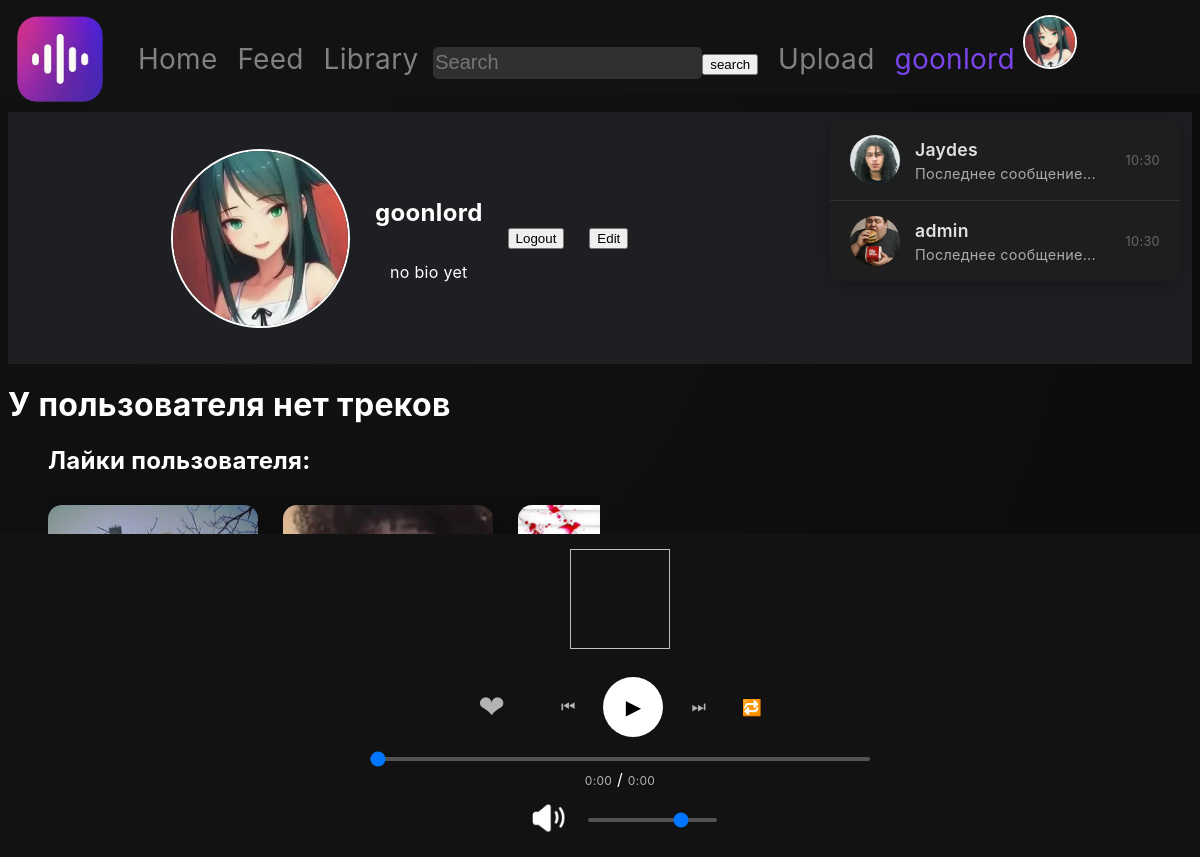
The app's page /profile/goonlord (signed in) with its own data.
### Users/models.py (models this page shows, shortened)
class CustomUser(AbstractUser):
    username = models.CharField(max_length=20, unique=True)
    avatar = models.ImageField(upload_to="images/user_avatars", default="images/user_avatars/noavatar.png")
    bio = models.TextField(max_length=50, blank=True)

### WaveBox/models.py (models this page shows, shortened)
class Chat(models.Model):
    user1 = models.ForeignKey(settings.AUTH_USER_MODEL, on_delete=models.CASCADE, related_name='chats_as_user1')
    user2 = models.ForeignKey(settings.AUTH_USER_MODEL, on_delete=models.CASCADE, related_name='chats_as_user2')
    class Meta:
        unique_together = ['user1', 'user2']

### WaveBox/views.py (the view)
# urls.py: path("profile/<str:username>", profile, name="profile"),
@login_required
def profile(request, username):
    user = get_object_or_404(CustomUser, username=request.user.username)
    if request.method == "POST":
        form = AvatarChangingForm(request.POST, request.FILES, instance=user)
        if form.is_valid():
            form.save()
            return redirect(f"/profile/{request.user.username}")
    form = AvatarChangingForm(initial={"bio": user.bio})
    user = CustomUser.objects.get(username=username)
    user_tracks = Track.objects.filter(author=user.username)
    user_liked_tracks = Track.objects.filter(liked_by=user)
    if username == request.user.username:
        user_chats = Chat.objects.filter(
            Q(user1=request.user) | Q(user2=request.user)
        ).select_related('user1', 'user2')
    else:
        user_chats = None
    return render(request, "profile.html", {"user": user, "form": form, "user_tracks": user_tracks, "user_liked_tracks": user_liked_tracks, "user_chats": user_chats})

### WaveBox/forms.py (shortened to what this page needs)
class AvatarChangingForm(forms.ModelForm):
    class Meta:
        model = CustomUser
        fields = ("avatar", "bio",)

### WaveBox/models.py (called while the page is built)
    def like_count(self):
        return self.liked_by.count()

### templates/profile.html (shortened to what this page needs)
{% extends 'base.html' %}
{% load static %}
{% block head %}
      <link rel="stylesheet" href="{% static 'MainApp/css/profile.css' %}">
    <link rel="stylesheet" href="{% static "MainApp/css/gradient.css" %}">
{% endblock %}
{% block body %}
    <div class="user-data">
        <img class="user-avatar" width="700" height="700" src="{% if user.avatar %}{{ user.avatar.url }}{% else %}/media/images/user_avatars/noavatar.png{% endif %}">
    <div class="username-and-bio">
        <h2>{{ user.username }}</h2>
        <p class="bio">{% if user.bio %}{{ user.bio }}{% else %}no bio yet{% endif %}</p>
    </div>
        {% if user.username == request.user.username %}
        <a href="/logout"><button>Logout</button></a>
        <button onclick="editFormVisible()">Edit</button>
            {% else %}
            <a href="/chat/{{ user.username }}"><button>Chat</button></a>
        {% endif %}
<div class="chats-list">
    {% for c in user_chats %}
        <div class="chat-item">
            <div class="chat-avatar">
                {% if c.user1 == request.user %}
                    <img src="{{ c.user2.avatar.url }}" alt="{{ c.user2.username }}">
                {% else %}
                    <img src="{{ c.user1.avatar.url }}" alt="{{ c.user1.username }}">
                {% endif %}
            </div>
            <div class="chat-info">
                {% if c.user1 == request.user %}
                    <a href="/chat/{{ c.user2.username }}" class="chat-link">{{ c.user2.username }}</a>
                {% else %}
                    <a href="/chat/{{ c.user1.username }}" class="chat-link">{{ c.user1.username }}</a>
                {% endif %}
                <div class="last-message">Последнее сообщение...</div>
            </div>
            <div class="chat-time">10:30</div>
        </div>
    {% endfor %}
</div>
    </div>
    {% if user_tracks %}
    <section class="tracks-section">
        <h2>Треки от автора:</h2>
        <div class="tracks-container">
            <div class="tracks-wrapper">
                {% for t in user_tracks %}
                <div class="track-item">
                    <div class="track-image">
                        <a href="/track/{{ t.id }}">
                            <img src="{{ t.image.url }}" width="300" height="250">
                        </a>
                        <div class="play-overlay">
                            <button data-track-id="{{ t.id }}"
                                    data-track-name="{{ t.name }}"
                                    data-track-author="{{ t.author }}"
                                    data-liked="{% if request.user in t.liked_by.all %}true{% else %}false{% endif %}"
                                    data-likes-count="{{ t.like_count }}"
                                    data-track-image-src="{{ t.image.url }}"
                                    class="play-button" onclick="playTrack(this)">▶</button>
                            <audio class="audio" src="{{ t.audiofile.url }}"></audio>
                        </div>
                    </div>
                    <div class="track-info">
                        <a href="/track/{{ t.id }}" class="track-name">{{ t.name|truncatechars:20 }}</a>
                        <a href="/profile/{{ t.author }}" class="track-author">{{ t.author }}</a>
                    </div>
                </div>
                {% endfor %}
            </div>
            <button class="scroll-button next">›</button>
            <button class="scroll-button prev">‹</button>
        </div>
    </section>
    {% else %}
    <h1>У пользователя нет треков</h1>
    {% endif %}
    {% if user_liked_tracks %}
        <section class="tracks-section">
        <h2>Лайки пользователя:</h2>
        <div class="tracks-container">
            <div class="tracks-wrapper">
                {% for t in user_liked_tracks %}
                <div class="track-item">
                    <div class="track-image">
                        <a href="/track/{{ t.id }}">
                        </a>
                    </div>
                    <div class="track-info">
                        <a href="/track/{{ t.id }}" class="track-name">{{ t.name|truncatechars:20 }}</a>
                        <a href="/profile/{{ t.author }}" class="track-author">{{ t.author }}</a>
                    </div>
                </div>
                {% endfor %}
            </div>
            <button class="scroll-button next">›</button>
            <button class="scroll-button prev">‹</button>
        </div>
    </section>
    {% else %}
        <h1>Пользователь не ставил лайки</h1>
    {% endif %}
{% endblock %}

### templates/base.html (shortened to what this page needs)
{% load static %}
<!DOCTYPE html>
<html lang="ru">
<head>
    <link rel="icon" href="/media/images/icons/WaveBoxLogo.png"><link rel="stylesheet" href="{% static 'MainApp/css/main.css' %}">
  {% block head %}{% endblock %}
</head>
<body>
    <a href="/">
        <img class="logo" width="100" height="100" src="/media/images/icons/WaveBoxLogo.png">
    </a>
    <header class="header">
    <div class="nav-panel">
    <a href="/discover" class="{% if request.path == "/discover"  %}active{% endif %}">Home</a>
    <a href="/feed">Feed</a>
    <a href="/library" class="{% if request.path == "/library"  %}active{% endif %}">Library</a>
    <input class="searchbar" type="text" placeholder="Search"><button type="submit" onclick="search()">search</button>
    <a href="/upload" class="{% if request.path == "/upload"  %}active{% endif %}">Upload</a>
    <a href="{% if user.is_authenticated %}/profile/{{ request.user.username }}{% else %}/login{% endif %}" class="{% if request.path == '/profile/'|add:request.user.username %}active{% endif %}">
        {% if user.is_authenticated %}{{ request.user.username }}{% else %}Profile{% endif %}
        <img class="user-avatar" width="50" height="50" src="{% if user.is_authenticated and request.user.avatar %}{{ request.user.avatar.url }}{% else %}/media/images/user_avatars/noavatar.png{% endif %}">
    </a>
    </div>
    </header>
{% block body %}{% endblock %}
<div class="player">
    <div class="player-info">
        <a><img class="player-track-image" width="100" height="100"></a>
    </div>
    <div class="player-controls">
        <button class="control-btn like-btn">❤</button><h2 class="likes-count"></h2>
        <button class="control-btn prev-btn">⏮</button>
        <button class="player-button play-btn" onclick="playerPlayTrack(this)">▶</button>
        <button class="control-btn next-btn">⏭</button>
        <button class="control-btn repeat-btn">🔁</button>
    </div>
<div class="simple-seek">
    <input type="range" class="simple-seek-slider" min="0" max="100" value="0">
    <div class="time-display">
        <span class="current-time">0:00</span> /
        <span class="total-time">0:00</span>
    </div>
    <div class="volume-controls">
        <button data-status="volumeon" class="volume-button"><img width="40" height="40" class="volume-image" src="/media/images/icons/volume.png"></button>
    <input type="range" class="simple-volume-slider" min="0" max="100" value="75">
    </div>
</div>
</div>
</body>
</html>

### WaveBox/static/MainApp/css/main.css (style rules this page uses)
body { background-color: #121212; color: white; background: radial-gradient(circle at 20% 20%, #121212 0%, #0b0b0b 100%); font-family: 'Inter', 'Poppins', sans-serif; letter-spacing: 0.3px; }
.logo { z-index: 1001; position: relative; }
a { text-decoration: none; }
img { -webkit-user-drag: none; user-select: none; -moz-user-select: none; -webkit-user-select: none; -ms-user-select: none; }
.header { background-color: #121212; padding: 15px 0; display: flex; flex-direction: row; justify-content: space-around; align-items: center; position: fixed; top: 0; left: 0; width: 100%; z-index: 1000; }
.header a.active { color: #7a46ec; }
.user-avatar { border: solid white 2px; border-radius: 100px; }
.player { background-color: #121212; padding: 15px 20px; display: flex; flex-direction: column; justify-content: center; align-items: center; position: fixed; bottom: 0; left: 0; width: 100%; z-index: 1000; gap: 10px; }
.simple-seek { width: 100%; max-width: 500px; display: flex; flex-direction: column; align-items: center; gap: 8px; }
.simple-seek-slider { width: 100%; height: 4px; margin: 0; -webkit-appearance: none; appearance: none; background: #535353; border-radius: 2px; outline: none; cursor: pointer; }
.volume-controls { display: flex; align-items: center; }
.volume-button { background: none; border: none; cursor: pointer; }
.simple-volume-slider { width: 100%; height: 4px; margin-left: 15px; -webkit-appearance: none; appearance: none; background: #535353; border-radius: 2px; outline: none; cursor: pointer; }
.player-info { text-align: center; margin-bottom: 10px; }
.player-controls { display: flex; align-items: center; justify-content: center; gap: 20px; margin-bottom: 10px; }
.control-btn { background: none; border: none; color: #b3b3b3; font-size: 16px; cursor: pointer; padding: 8px; transition: color 0.2s ease; }
.player-button { background: #ffffff; border: none; border-radius: 50%; width: 40px; height: 40px; font-size: 16px; cursor: pointer; display: flex; align-items: center; justify-content: center; transition: transform 0.2s ease; }
.current-time, .total-time { color: #b3b3b3; font-size: 12px; min-width: 35px; }
.header a { font-size: 175%; margin-left: 15px; color: gray; text-decoration: none; transition: 0.5s; }
.searchbar { background-color: #303030; border: none; border-radius: 5px; color: white; font-size: 20px; height: 30px; margin-left: 10px; }
.tracks-section { padding: 40px 20px; color: white; }
.tracks-section h2 { margin-bottom: 20px; font-size: 24px; }
.tracks-container { position: relative; display: flex; align-items: center; width: 50%; margin-bottom: 50px; }
.tracks-wrapper { display: flex; gap: 20px; overflow-x: hidden; scroll-behavior: smooth; }
.track-item { width: 200px; flex-shrink: 0; }
.track-image { position: relative; width: 200px; height: 200px; border-radius: 10px; overflow: hidden; cursor: pointer; }
.player-button { pointer-events: auto; width: 60px; height: 60px; border-radius: 50%; background: rgb(255, 255, 255); color: black; border: none; font-size: 20px; cursor: pointer; transition: all 0.3s ease; }
.scroll-button { position: absolute; top: 35%; transform: translateY(-50%); background: rgba(0, 0, 0, 0.5); border: none; color: white; font-size: 30px; width: 40px; height: 40px; border-radius: 50%; cursor: pointer; z-index: 10; }
.scroll-button.next { right: -20px; }
.scroll-button.prev { left: -20px; }
.track-info { display: flex; flex-direction: column; }
.track-name { text-decoration: none; color: white; font-size: 20px; }
.track-author { text-decoration: none; color: white; font-size: 20px; }
.like-btn { font-size: 2rem; transition: transform 0.2s ease; }

### records on screen
CustomUser: user.username "goonlord", avatar (picture), username "goonlord"
Chat: user2.avatar (picture), user2.username "Jaydes"
Chat: user1.avatar (picture), user1.username "admin"
